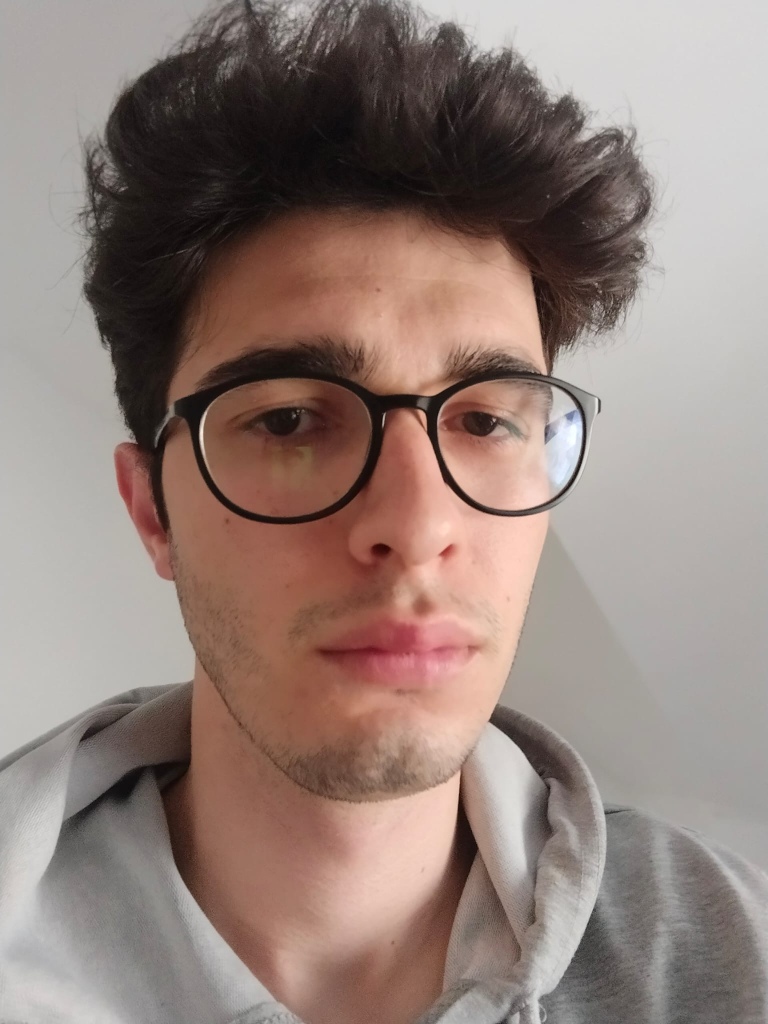
#> input picture faces/1/WhatsApp Image 2024-04-20 at 4.26.54 PM (2).jpeg, 1536 x 2048 px (shown at 1/2 size); its folder holds only this picture in this run
$ python -i Taking_Frames.py   (imports and definitions only)
#> lines starting #> are read from the running program, lines starting #| are printed output that depends on the picture; after the words box and inside, x2 and y2 are one past the last pixel; in counts of white or black regions, pixels touching at a corner belong together
#> further down, picture is the input picture: shape (2048, 1536, 3); mean B, G, R 121.6, 128.4, 146.4
import os
import numpy as np
import cv2 as cv
from datetime import datetime

face_classifier = cv.CascadeClassifier('Classifiers/haarface.xml')

# Yüz tanıma fonksiyonu
def face_recognition(image):
    grey = cv.cvtColor(image, cv.COLOR_BGR2GRAY)  # Kareyi gri tonlamalıya dönüştür
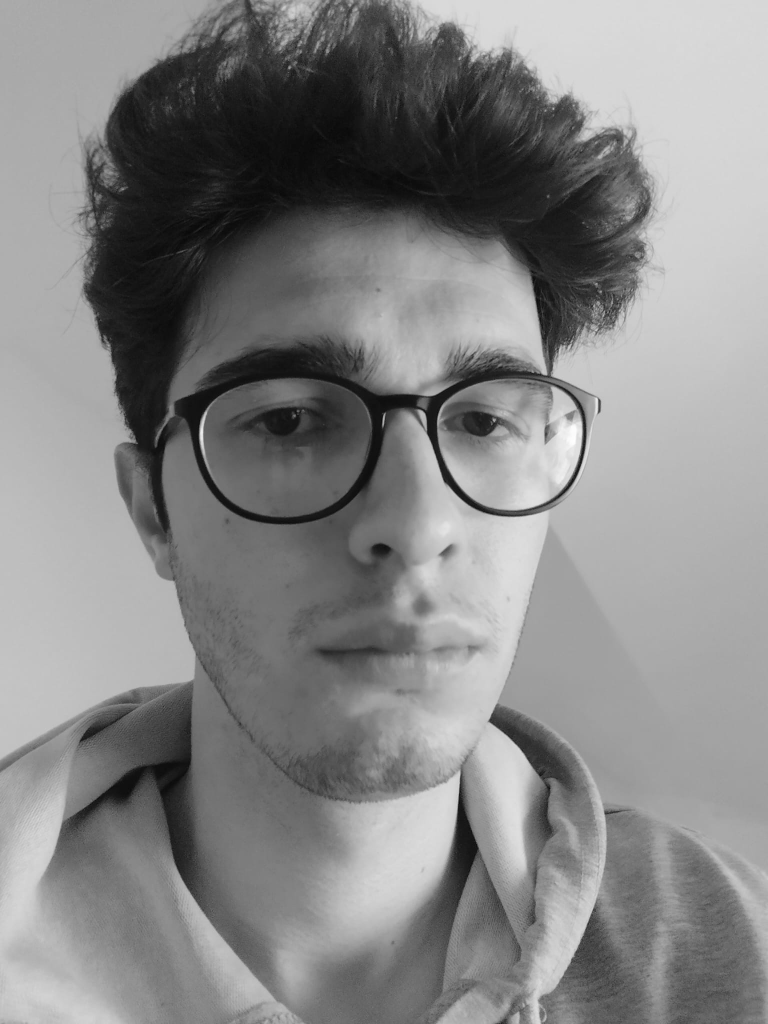
#> grey: shape (2048, 1536) (shown at 1/2 size); min 1, max 254, mean 133
    faces = face_classifier.detectMultiScale(grey, scaleFactor=1.1, minNeighbors=5, minSize=(50, 50))
#> faces = [[188, 367, 1166, 1166]]

    for (x, y, w, h) in faces:
        cv.rectangle(image, (x, y), (x + w, y + h), (0, 0, 255), 2)  # Yüzün etrafına kırmızı dikdörtgen çiz

        face_region = grey[y:y + h, x:x + w]
        if np.average(face_region) > 50:
            face_img = cv.resize(face_region, (220, 220))
            img_name = f'face_{datetime.now().strftime("%Y%m%d_%H%M%S_%f")}.jpeg'
            cv.imwrite(os.path.join('Detected_Faces', img_name), face_img)  # Yüzü dosyaya kaydet
#> this loop made 1 pass
#> pass 1, in face_recognition, `face_region = grey[y:y + h, x:x + w]`:
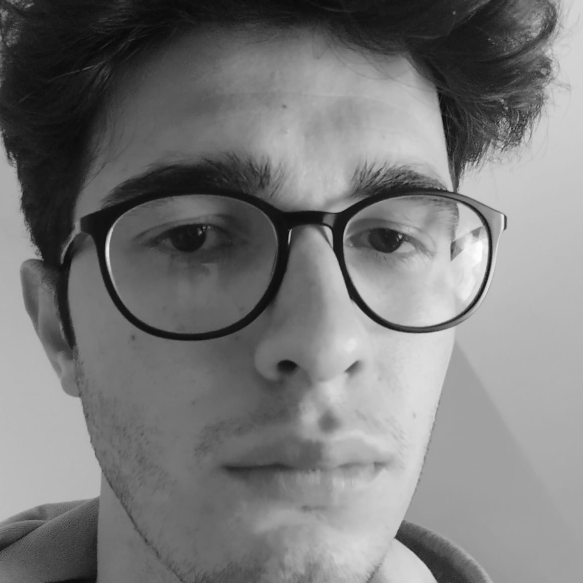
#> face_region: shape (1166, 1166) (shown at 1/2 size); min 1, max 254, mean 120.9
#> pass 1, in face_recognition, `face_img = cv.resize(face_region, (220, 220))`:
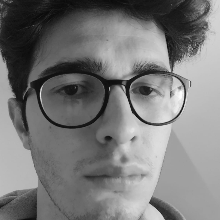
#> face_img: shape (220, 220); min 9, max 252, mean 120.8
#> after the loop:
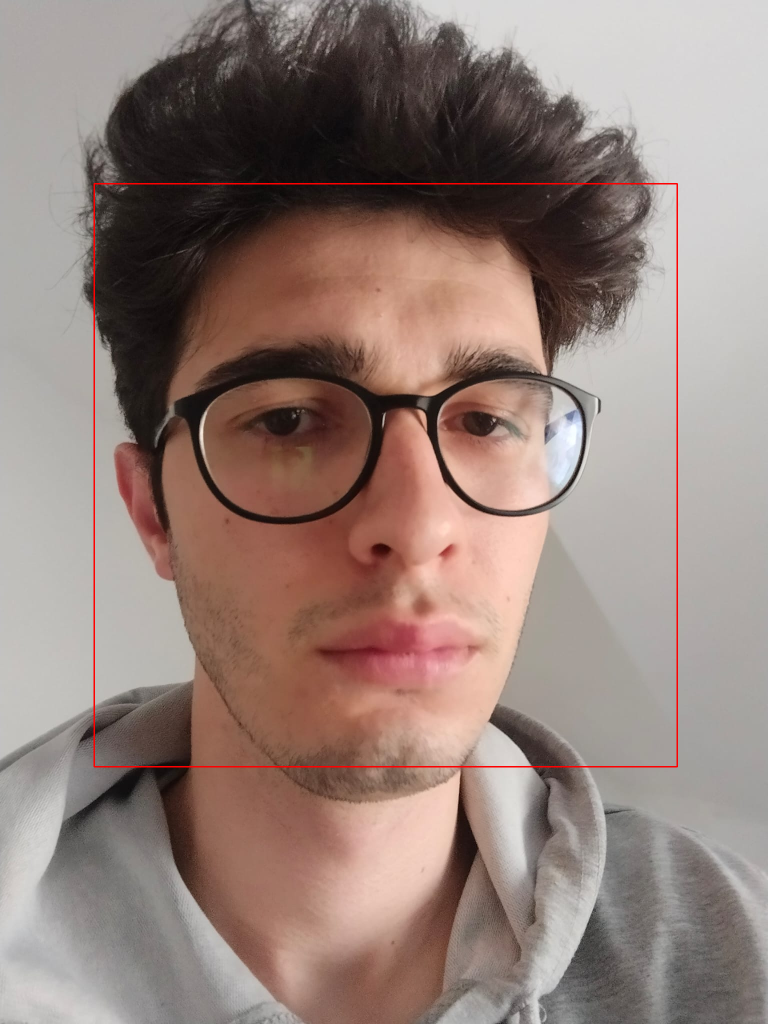
#> image: shape (2048, 1536, 3) (shown at 1/2 size); 0.44% of pixels changed, all inside (x1, y1, x2, y2) = (187, 366, 1356, 1535)

# Resimlerin bulunduğu dizini tarayarak yüz tespiti yap
# [4 lines not run here, left out]

>>> import cv2
>>> picture = cv2.imread('faces/1/WhatsApp Image 2024-04-20 at 4.26.54 PM (2).jpeg')
>>> result = face_recognition(picture)

$ run again, on faces/1/WhatsApp Image 2024-04-20 at 4.26.55 PM (2).jpeg
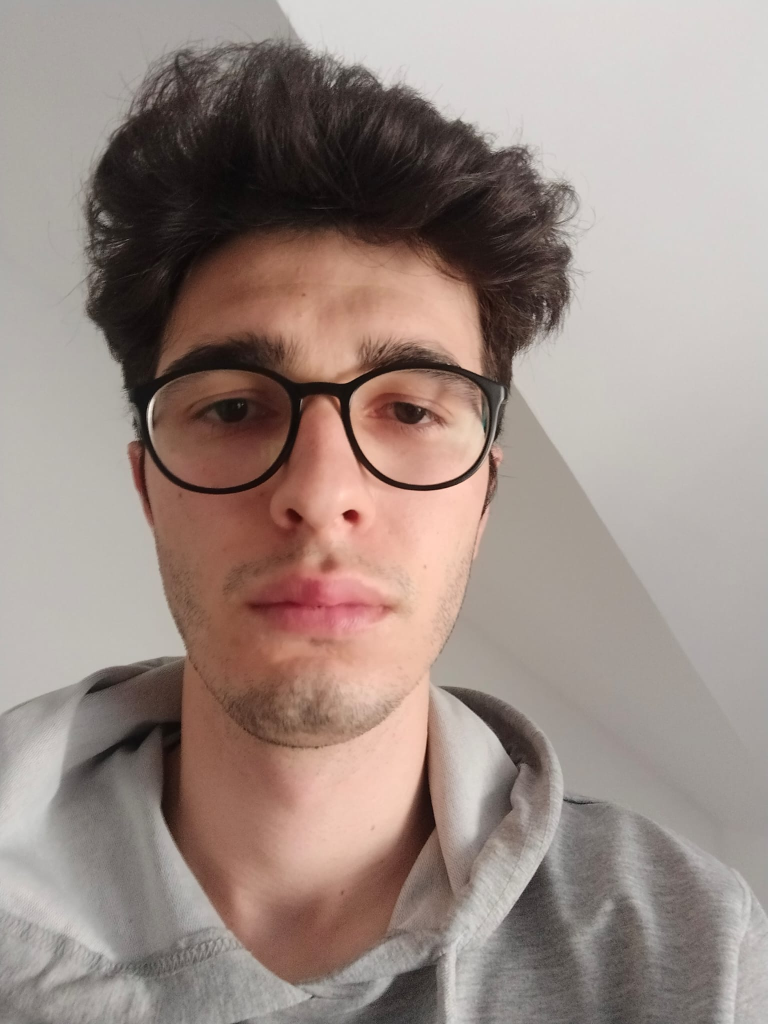
#> input picture faces/1/WhatsApp Image 2024-04-20 at 4.26.55 PM (2).jpeg, 1536 x 2048 px (shown at 1/2 size)
#> picture is the input picture: shape (2048, 1536, 3); mean B, G, R 132.2, 138.9, 154.9
#> in face_recognition, `grey = cv.cvtColor(image, cv.COLOR_BGR2GRAY)`:
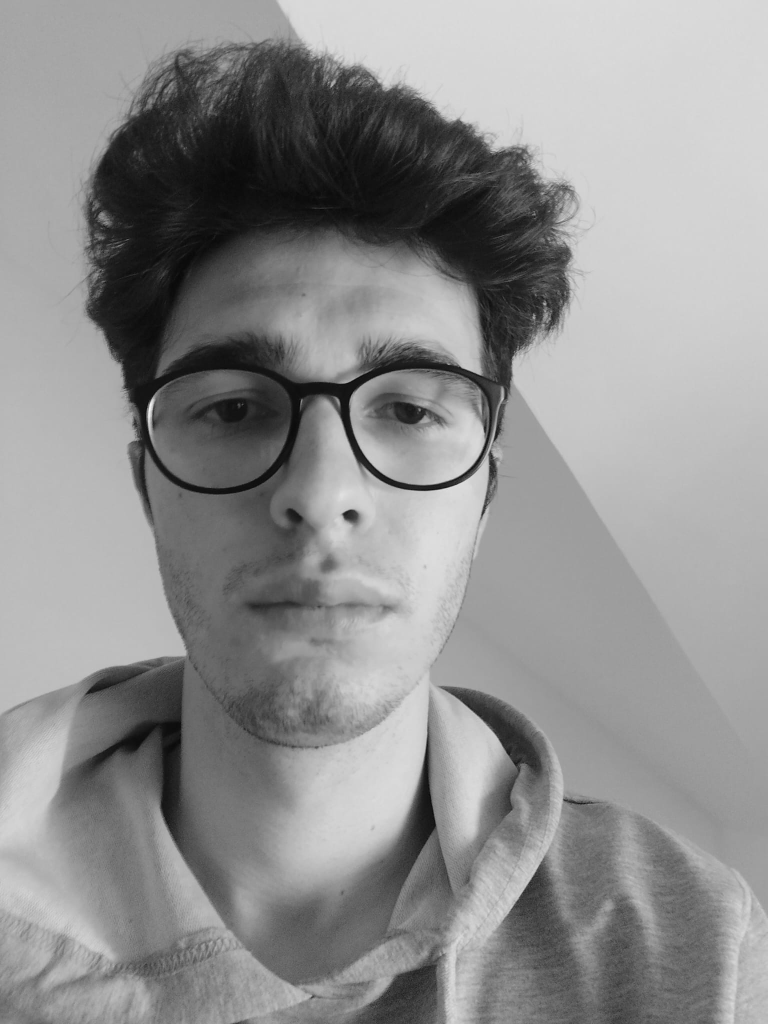
#> grey: shape (2048, 1536) (shown at 1/2 size); min 2, max 250, mean 142.9
#> faces = [[169, 439, 959, 959]]
#> the loop in face_recognition, `for (x, y, w, h) in faces:` made 1 pass
#> after the loop in face_recognition, `for (x, y, w, h) in faces:`:
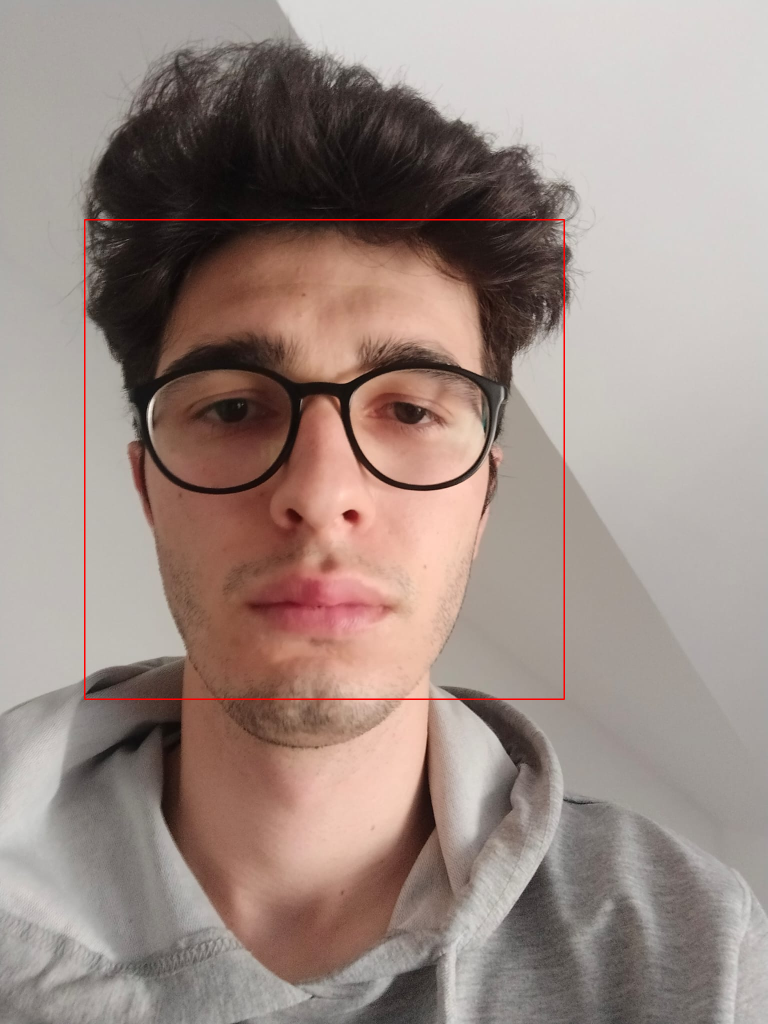
#> image: shape (2048, 1536, 3) (shown at 1/2 size); 0.37% of pixels changed, all inside (x1, y1, x2, y2) = (168, 438, 1130, 1400)

$ run again, on faces/1/WhatsApp Image 2024-04-20 at 4.55.30 PM (1).jpeg
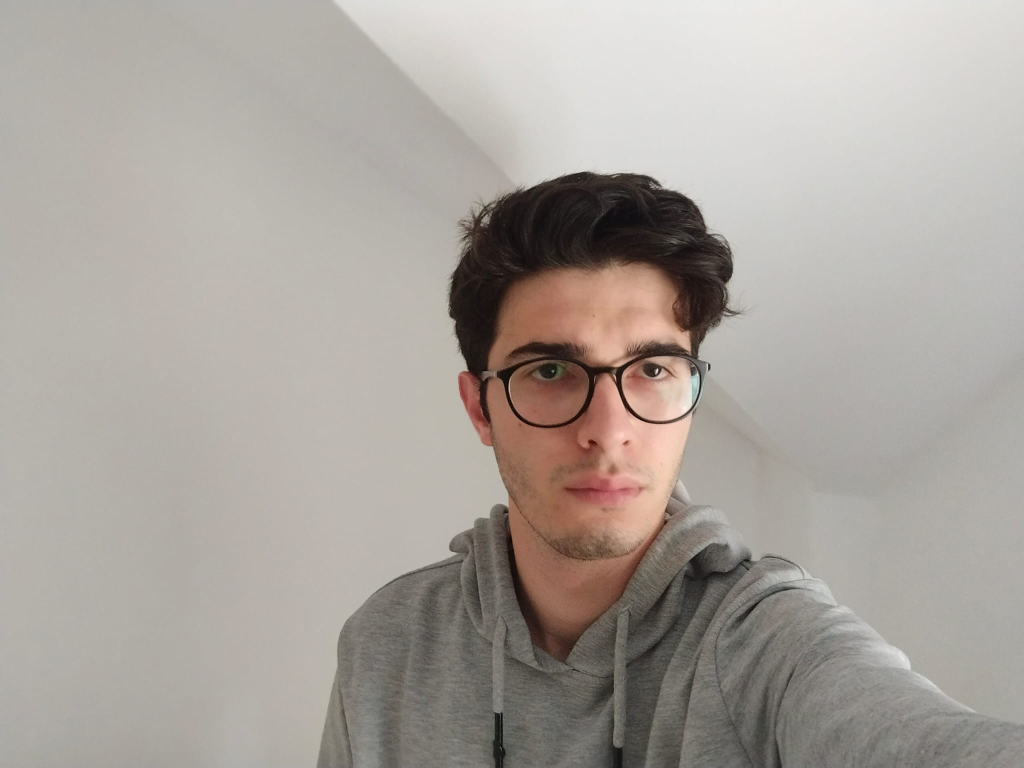
#> input picture faces/1/WhatsApp Image 2024-04-20 at 4.55.30 PM (1).jpeg, 2048 x 1536 px (shown at 1/2 size)
#> picture is the input picture: shape (1536, 2048, 3); mean B, G, R 156.9, 163, 169.4
#> faces = [[925, 532, 532, 532]]
#> the loop in face_recognition, `for (x, y, w, h) in faces:` made 1 pass
#> pass 1, in face_recognition, `face_region = grey[y:y + h, x:x + w]`:
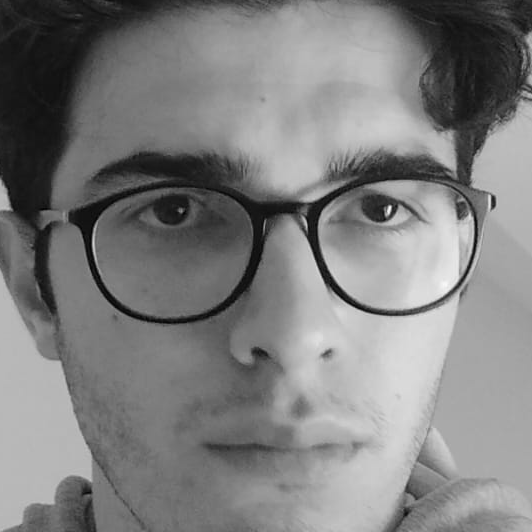
#> face_region: shape (532, 532); min 3, max 248, mean 126.7
#> after the loop in face_recognition, `for (x, y, w, h) in faces:`:
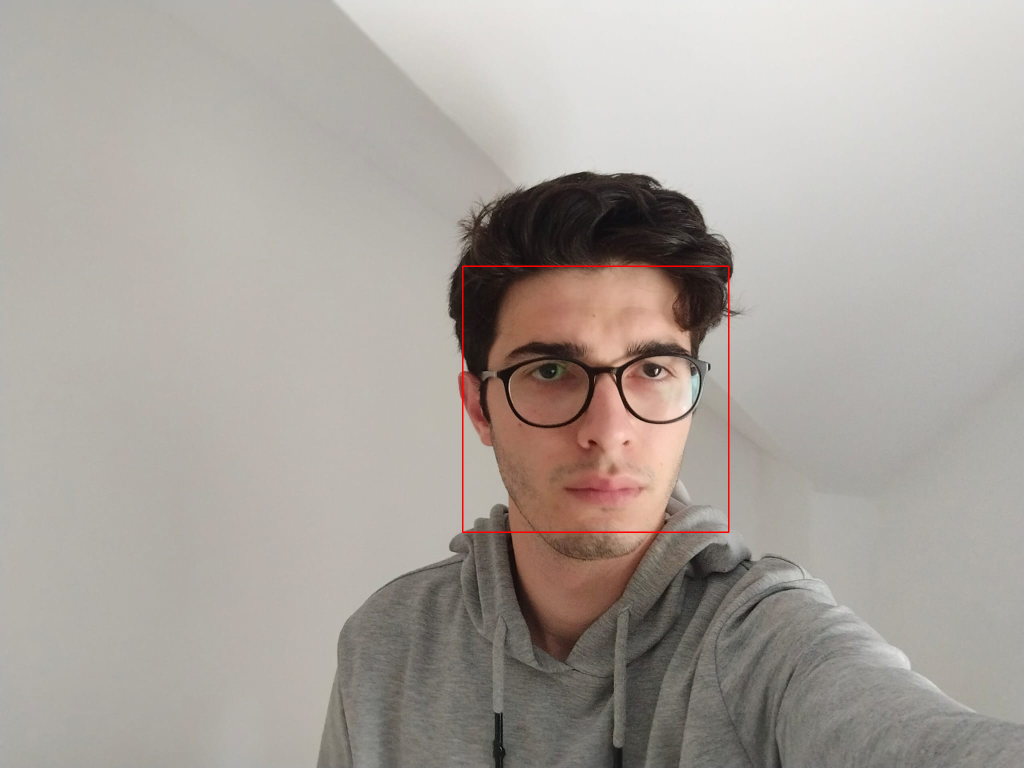
#> image: shape (1536, 2048, 3) (shown at 1/2 size); 0.2% of pixels changed, all inside (x1, y1, x2, y2) = (924, 531, 1459, 1066)
